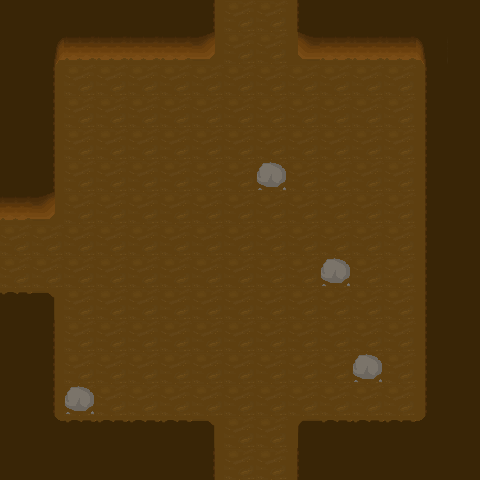

A level layout from a 2D game, rendered from its tile map. Below: a short description, then the map file with its tile-grid data intact:
An orthogonal 15x15 tile map with 32x32 px tiles, 2 tile layers (Floor, Walls).

<map version="1.0" orientation="orthogonal" renderorder="left-up" width="15" height="15" tilewidth="32" tileheight="32" nextobjectid="1">
 <tileset firstgid="1" name="Environment" tilewidth="32" tileheight="32" tilecount="512" columns="32">
  <image source="../../Textures/Tiles.png" width="1024" height="512" />
  <tile id="5" probability="0.05" />
 </tileset>
 <layer name="Floor" width="15" height="15">
  <data encoding="csv">
38,38,38,38,38,38,38,38,38,38,38,38,38,38,38,
38,38,38,38,38,38,38,38,38,38,38,38,38,38,38,
38,38,38,38,38,38,38,38,38,38,38,38,38,38,38,
38,38,38,38,38,38,38,38,38,38,38,38,38,38,38,
38,38,38,38,38,38,38,38,38,38,38,38,38,38,38,
38,38,38,38,38,38,38,38,38,38,38,38,38,38,38,
38,38,38,38,38,38,38,38,38,38,38,38,38,38,38,
38,38,38,38,38,38,38,38,38,38,38,38,38,38,38,
38,38,38,38,38,38,38,38,38,38,38,38,38,38,38,
38,38,38,38,38,38,38,38,38,38,38,38,38,38,38,
38,38,38,38,38,38,38,38,38,38,38,38,38,38,38,
38,38,38,38,38,38,38,38,38,38,38,38,38,38,38,
38,38,38,38,38,38,38,38,38,38,38,38,38,38,38,
38,38,38,38,38,38,38,38,38,38,38,38,38,38,38,
38,38,38,38,38,38,38,38,38,38,38,38,38,38,38
</data>
 </layer>
 <layer name="Walls" width="15" height="15">
  <data encoding="csv">
103,103,103,103,103,103,104,38,38,102,103,103,103,103,103,
103,39,135,135,135,135,136,38,38,134,135,135,135,40,103,
103,104,38,38,38,38,38,38,38,38,38,38,38,102,103,
103,104,38,38,38,38,38,38,38,38,38,38,38,102,103,
103,104,38,38,38,38,38,38,38,38,38,38,38,102,103,
103,104,38,38,38,38,38,38,6,38,38,38,38,102,103,
135,136,38,38,38,38,38,38,38,38,38,38,38,102,103,
38,38,38,38,38,38,38,38,38,38,38,38,38,102,103,
38,38,38,38,38,38,38,38,38,38,6,38,38,102,103,
71,72,38,38,38,38,38,38,38,38,38,38,38,102,103,
103,104,38,38,38,38,38,38,38,38,38,38,38,102,103,
103,104,38,38,38,38,38,38,38,38,38,6,38,102,103,
103,104,6,38,38,38,38,38,38,38,38,38,38,102,103,
103,8,71,71,71,71,72,38,38,70,71,71,71,7,103,
103,103,103,103,103,103,104,38,38,102,103,103,103,103,103
</data>
 </layer>
</map>
